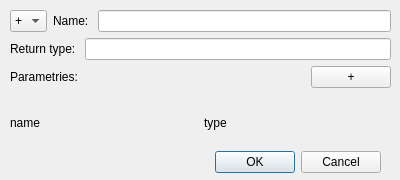
<?xml version="1.0" encoding="UTF-8"?>
<ui version="4.0">
 <class>MethodEditorDialog</class>
 <widget class="QDialog" name="MethodEditorDialog">
  <property name="geometry">
   <rect>
    <x>0</x>
    <y>0</y>
    <width>400</width>
    <height>180</height>
   </rect>
  </property>
  <property name="sizePolicy">
   <sizepolicy hsizetype="Preferred" vsizetype="Preferred">
    <horstretch>0</horstretch>
    <verstretch>0</verstretch>
   </sizepolicy>
  </property>
  <property name="sizeIncrement">
   <size>
    <width>0</width>
    <height>0</height>
   </size>
  </property>
  <property name="baseSize">
   <size>
    <width>0</width>
    <height>0</height>
   </size>
  </property>
  <property name="windowTitle">
   <string>Dialog</string>
  </property>
  <property name="sizeGripEnabled">
   <bool>false</bool>
  </property>
  <widget class="QWidget" name="layoutWidget">
   <property name="geometry">
    <rect>
     <x>10</x>
     <y>10</y>
     <width>381</width>
     <height>141</height>
    </rect>
   </property>
   <layout class="QVBoxLayout" name="verticalLayout_2" stretch="0,0">
    <property name="spacing">
     <number>-1</number>
    </property>
    <item>
     <layout class="QVBoxLayout" name="verticalLayout">
      <item>
       <layout class="QHBoxLayout" name="horizontalLayout">
        <item>
         <widget class="QComboBox" name="accessModifierComboBox">
          <property name="statusTip">
           <string/>
          </property>
          <item>
           <property name="text">
            <string>+</string>
           </property>
          </item>
          <item>
           <property name="text">
            <string>-</string>
           </property>
          </item>
          <item>
           <property name="text">
            <string>#</string>
           </property>
          </item>
         </widget>
        </item>
        <item>
         <widget class="QLabel" name="label">
          <property name="text">
           <string>Name: </string>
          </property>
         </widget>
        </item>
        <item>
         <widget class="QLineEdit" name="nameEdit"/>
        </item>
       </layout>
      </item>
      <item>
       <layout class="QHBoxLayout" name="horizontalLayout_2">
        <item>
         <widget class="QLabel" name="label_2">
          <property name="text">
           <string>Return type: </string>
          </property>
         </widget>
        </item>
        <item>
         <widget class="QLineEdit" name="returnTypeEdit"/>
        </item>
       </layout>
      </item>
      <item>
       <layout class="QHBoxLayout" name="horizontalLayout_3">
        <item>
         <widget class="QLabel" name="label_3">
          <property name="text">
           <string>Parametries: </string>
          </property>
         </widget>
        </item>
        <item>
         <widget class="QPushButton" name="addParameterBtn">
          <property name="sizePolicy">
           <sizepolicy hsizetype="Fixed" vsizetype="Fixed">
            <horstretch>0</horstretch>
            <verstretch>0</verstretch>
           </sizepolicy>
          </property>
          <property name="text">
           <string>+</string>
          </property>
         </widget>
        </item>
       </layout>
      </item>
     </layout>
    </item>
    <item>
     <layout class="QHBoxLayout" name="horizontalLayout_4">
      <property name="sizeConstraint">
       <enum>QLayout::SetMinimumSize</enum>
      </property>
      <item>
       <widget class="QLabel" name="label_4">
        <property name="text">
         <string>name</string>
        </property>
       </widget>
      </item>
      <item>
       <widget class="QLabel" name="label_5">
        <property name="text">
         <string>type</string>
        </property>
       </widget>
      </item>
     </layout>
    </item>
   </layout>
  </widget>
  <widget class="QDialogButtonBox" name="buttonBox">
   <property name="geometry">
    <rect>
     <x>200</x>
     <y>150</y>
     <width>181</width>
     <height>25</height>
    </rect>
   </property>
   <property name="sizePolicy">
    <sizepolicy hsizetype="Maximum" vsizetype="Fixed">
     <horstretch>0</horstretch>
     <verstretch>0</verstretch>
    </sizepolicy>
   </property>
   <property name="layoutDirection">
    <enum>Qt::LeftToRight</enum>
   </property>
   <property name="standardButtons">
    <set>QDialogButtonBox::Cancel|QDialogButtonBox::Ok</set>
   </property>
   <property name="centerButtons">
    <bool>false</bool>
   </property>
  </widget>
 </widget>
 <resources/>
 <connections/>
</ui>
